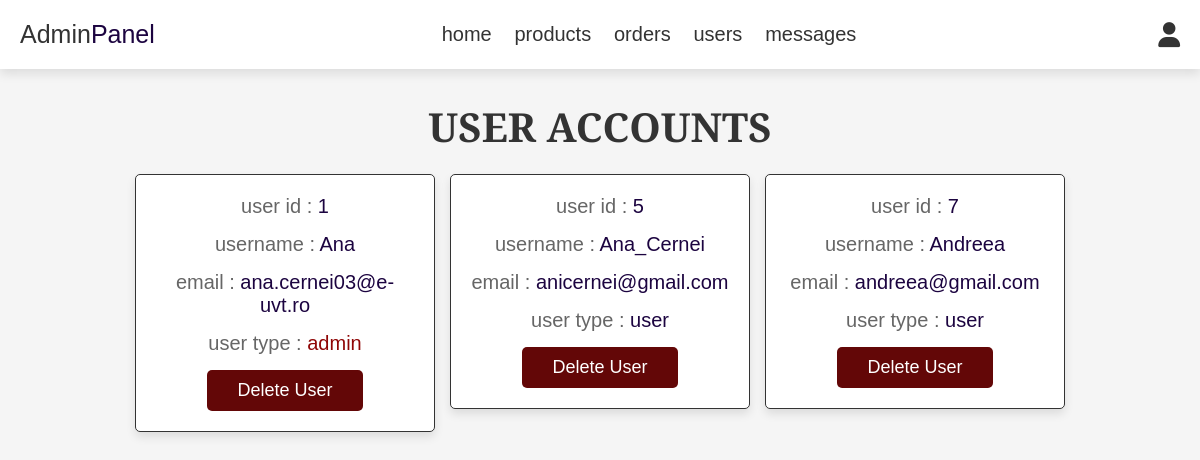
The page /Proiect_MagazinOnline/admin_users.php (signed in) on the database its author committed.
### tables this page shows
CREATE TABLE `users` (
  `id` int(100) NOT NULL,
  `name` varchar(100) NOT NULL,
  `email` varchar(100) NOT NULL,
  `password` varchar(100) NOT NULL,
  `user_type` varchar(20) NOT NULL DEFAULT 'user'
);

### Proiect_MagazinOnline/admin_users.php (the view, shortened to what this page needs)
<?php
include 'config.php';
?>
<!DOCTYPE html>
<html lang="en">
<head>
   <link rel="stylesheet" href="https://cdnjs.cloudflare.com/ajax/libs/font-awesome/6.0.0/css/all.min.css">
   <link rel="stylesheet" href="css/admin_style.css">
</head>
<body>
<?php include 'admin_header.php'; ?>
<section class="users">
   <h1 class="title"> user accounts </h1>
   <div class="box-container">
      <?php
         $select_users = mysqli_query($conn, "SELECT * FROM `users`") or die('query failed');
         while($fetch_users = mysqli_fetch_assoc($select_users)){
      ?>
      <div class="box">
         <p> user id : <span><?php echo $fetch_users['id']; ?></span> </p>
         <p> username : <span><?php echo $fetch_users['name']; ?></span> </p>
         <p> email : <span><?php echo $fetch_users['email']; ?></span> </p>
         <p> user type : <span style="color:<?php if($fetch_users['user_type'] == 'admin'){ echo 'var(--orange)'; } ?>"><?php echo $fetch_users['user_type']; ?></span> </p>
         <a href="admin_users.php?delete=<?php echo $fetch_users['id']; ?>" onclick="return confirm('delete this user?');" class="delete-btn">delete user</a>
      </div>
      <?php
         };
      ?>
   </div>
</section>
</body>
</html>

### Proiect_MagazinOnline/css/admin_style.css (style rules this page uses)
:root { --purple:#1c0440; --red:#630707; --orange:#8f0606; --black:#333; --white:#fff; --light-color:#666; --light-white:#ccc; --light-bg:#f5f5f5; --border:.1rem solid var(--black); --box-shadow:0 .5rem 1rem rgba(0,0,0,.1); }
* { font-family: 'Hedvig Letters Serif', sans-serif; margin:0; padding:0; box-sizing: border-box; outline: none; border:none; text-decoration: none; transition:all .2s linear; }
html { font-size: 62.5%; overflow-x: hidden; }
body { background-color: var(--light-bg); }
section { padding:3rem 2rem; }
.title { text-align: center; margin-bottom: 2rem; text-transform: uppercase; color:var(--black); font-size: 4rem; }
.btn, .option-btn, .delete-btn, .white-btn { display: inline-block; margin-top: 1rem; padding:1rem 3rem; cursor: pointer; color:var(--white); font-size: 1.8rem; border-radius: .5rem; text-transform: capitalize; }
.delete-btn { background-color: var(--red); }
.box-container { width: 100%; border-collapse: collapse; margin-top: 20px; }
h3, p { margin: 0; font-size: 24px; }
.users .box-container { display: grid; grid-template-columns: repeat(auto-fit, 30rem); justify-content: center; gap:1.5rem; max-width: 1200px; margin:0 auto; align-items: flex-start; }
.users .box-container .box { background-color: var(--white); padding:2rem; border:var(--border); box-shadow: var(--box-shadow); border-radius: .5rem; text-align: center; }
.users .box-container .box p { padding-bottom: 1.5rem; font-size: 2rem; color:var(--light-color); }
.users .box-container .box p span { color:var(--purple); }
.users .box-container .box .delete-btn { margin-top: 0; }

### rows shown on the page
users: id "1", name "Ana", email "ana.cernei03@e-uvt.ro", user_type "admin"
users: id "5", name "Ana_Cernei", email "anicernei@gmail.com", user_type "user"
users: id "7", name "Andreea", email "andreea@gmail.com", user_type "user"
